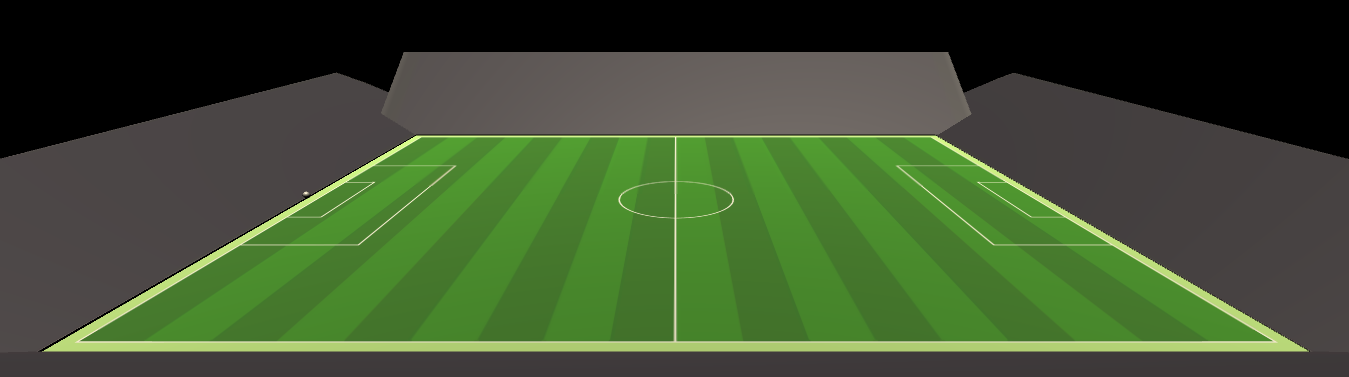
#> input picture test_img.png, 2698 x 754 px (shown at 1/2 size)
$ python main.py
#> lines starting #> are read from the running program, lines starting #| are printed output that depends on the picture; after the words box and inside, x2 and y2 are one past the last pixel; in counts of white or black regions, pixels touching at a corner belong together
import cv2
import numpy as np
import matplotlib.pyplot as plt
import matplotlib.patches as patches
from PIL import Image

IMAGE_H = 814
IMAGE_W = 1360

#### TOP VIEW

src = np.float32([[830,270], [82,701], [1872,279], [2616, 701]])
dst = np.float32([[0, 0], [0, IMAGE_H], [IMAGE_W, 0], [IMAGE_W, IMAGE_H]])
M = cv2.getPerspectiveTransform(src, dst)
Minv = cv2.getPerspectiveTransform(dst, src)

img = cv2.imread('../test_img.png')
#> img is the input picture: shape (754, 2698, 3); mean B, G, R 48.5, 81.5, 62.5
print(img.shape)
#| (754, 2698, 3)

warped_img = cv2.warpPerspective(img, M, (IMAGE_W, IMAGE_H))
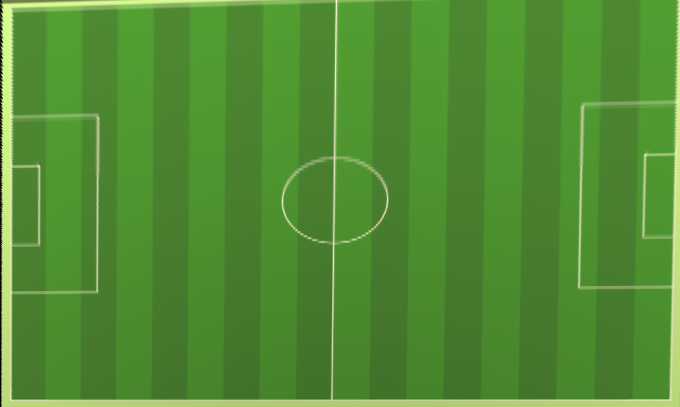
#> warped_img: shape (814, 1360, 3) (shown at 1/2 size); mean B, G, R 51.9, 141.5, 81.9
plt.imshow(warped_img)
plt.show()

#### DRAWING ON IMAGES

img = cv2.rectangle(img, (384,0),(510,128),(0,255,0), 3)
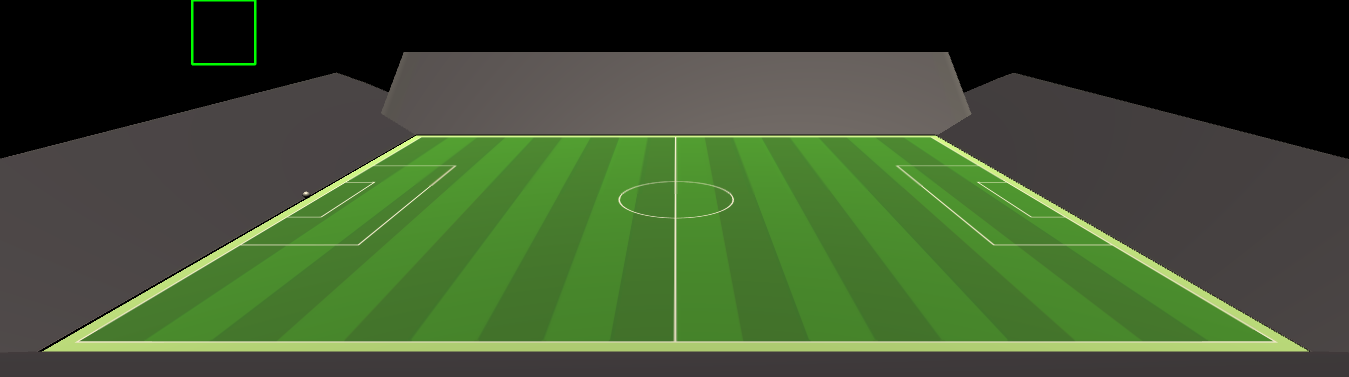
#> img: shape (754, 2698, 3) (shown at 1/2 size); 0.11% of pixels changed, all inside (x1, y1, x2, y2) = (382, 0, 513, 131)
plt.imshow(img)
plt.show()
